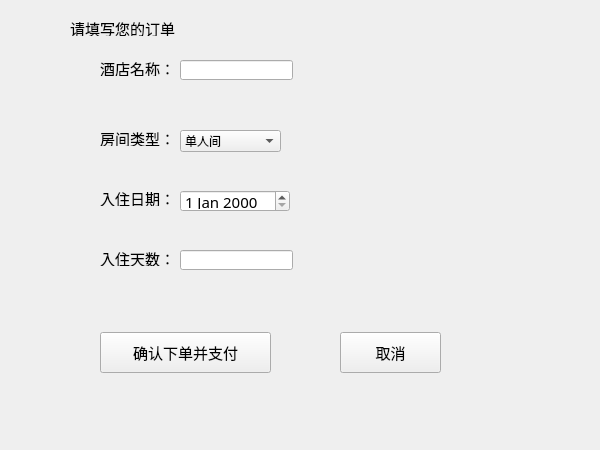
<?xml version="1.0" encoding="UTF-8"?>
<ui version="4.0">
 <class>makeorder</class>
 <widget class="QWidget" name="makeorder">
  <property name="geometry">
   <rect>
    <x>0</x>
    <y>0</y>
    <width>600</width>
    <height>450</height>
   </rect>
  </property>
  <property name="windowTitle">
   <string>Form</string>
  </property>
  <widget class="QLabel" name="label">
   <property name="geometry">
    <rect>
     <x>100</x>
     <y>60</y>
     <width>81</width>
     <height>16</height>
    </rect>
   </property>
   <property name="font">
    <font>
     <family>华文行楷</family>
     <pointsize>11</pointsize>
    </font>
   </property>
   <property name="text">
    <string>酒店名称：</string>
   </property>
  </widget>
  <widget class="QLineEdit" name="nameline">
   <property name="geometry">
    <rect>
     <x>180</x>
     <y>60</y>
     <width>113</width>
     <height>20</height>
    </rect>
   </property>
   <property name="font">
    <font>
     <family>华文行楷</family>
     <pointsize>11</pointsize>
    </font>
   </property>
  </widget>
  <widget class="QLabel" name="label_2">
   <property name="geometry">
    <rect>
     <x>70</x>
     <y>20</y>
     <width>161</width>
     <height>16</height>
    </rect>
   </property>
   <property name="font">
    <font>
     <family>华文行楷</family>
     <pointsize>11</pointsize>
    </font>
   </property>
   <property name="text">
    <string>请填写您的订单</string>
   </property>
  </widget>
  <widget class="QPushButton" name="yesorder">
   <property name="geometry">
    <rect>
     <x>100</x>
     <y>332</y>
     <width>171</width>
     <height>41</height>
    </rect>
   </property>
   <property name="font">
    <font>
     <family>华文行楷</family>
     <pointsize>11</pointsize>
    </font>
   </property>
   <property name="text">
    <string>确认下单并支付</string>
   </property>
  </widget>
  <widget class="QPushButton" name="exitbutton">
   <property name="geometry">
    <rect>
     <x>340</x>
     <y>332</y>
     <width>101</width>
     <height>41</height>
    </rect>
   </property>
   <property name="font">
    <font>
     <family>华文行楷</family>
     <pointsize>11</pointsize>
    </font>
   </property>
   <property name="text">
    <string>取消</string>
   </property>
  </widget>
  <widget class="QLabel" name="label_3">
   <property name="geometry">
    <rect>
     <x>100</x>
     <y>130</y>
     <width>81</width>
     <height>16</height>
    </rect>
   </property>
   <property name="font">
    <font>
     <family>华文行楷</family>
     <pointsize>11</pointsize>
    </font>
   </property>
   <property name="text">
    <string>房间类型：</string>
   </property>
  </widget>
  <widget class="QLabel" name="label_4">
   <property name="geometry">
    <rect>
     <x>100</x>
     <y>190</y>
     <width>71</width>
     <height>16</height>
    </rect>
   </property>
   <property name="font">
    <font>
     <family>华文行楷</family>
     <pointsize>11</pointsize>
    </font>
   </property>
   <property name="text">
    <string>入住日期：</string>
   </property>
  </widget>
  <widget class="QLabel" name="label_7">
   <property name="geometry">
    <rect>
     <x>100</x>
     <y>250</y>
     <width>81</width>
     <height>16</height>
    </rect>
   </property>
   <property name="font">
    <font>
     <family>华文行楷</family>
     <pointsize>11</pointsize>
    </font>
   </property>
   <property name="text">
    <string>入住天数：</string>
   </property>
  </widget>
  <widget class="QLineEdit" name="timeline">
   <property name="geometry">
    <rect>
     <x>180</x>
     <y>250</y>
     <width>113</width>
     <height>20</height>
    </rect>
   </property>
   <property name="font">
    <font>
     <family>华文行楷</family>
     <pointsize>11</pointsize>
    </font>
   </property>
  </widget>
  <widget class="QDateEdit" name="dateEdit">
   <property name="geometry">
    <rect>
     <x>180</x>
     <y>190</y>
     <width>110</width>
     <height>22</height>
    </rect>
   </property>
   <property name="font">
    <font>
     <family>华文行楷</family>
     <pointsize>11</pointsize>
    </font>
   </property>
  </widget>
  <widget class="QComboBox" name="comboBox">
   <property name="geometry">
    <rect>
     <x>180</x>
     <y>130</y>
     <width>101</width>
     <height>22</height>
    </rect>
   </property>
   <item>
    <property name="text">
     <string>单人间</string>
    </property>
   </item>
   <item>
    <property name="text">
     <string>三人间</string>
    </property>
   </item>
   <item>
    <property name="text">
     <string>标准间</string>
    </property>
   </item>
   <item>
    <property name="text">
     <string>大床房</string>
    </property>
   </item>
   <item>
    <property name="text">
     <string>家庭房</string>
    </property>
   </item>
  </widget>
 </widget>
 <resources/>
 <connections>
  <connection>
   <sender>exitbutton</sender>
   <signal>clicked()</signal>
   <receiver>makeorder</receiver>
   <slot>close()</slot>
   <hints>
    <hint type="sourcelabel">
     <x>377</x>
     <y>361</y>
    </hint>
    <hint type="destinationlabel">
     <x>299</x>
     <y>224</y>
    </hint>
   </hints>
  </connection>
 </connections>
</ui>
